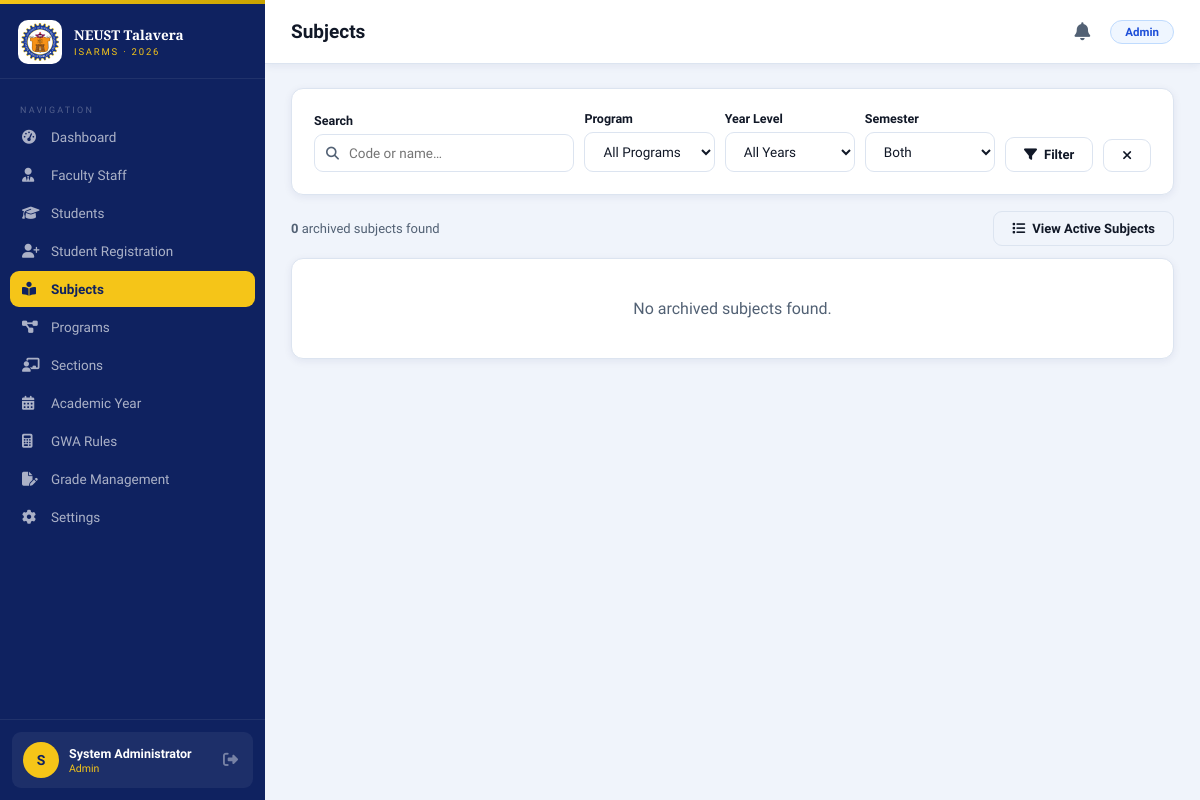
The page /modules/admin/subjects.php?archived=1 (signed in) on the database as committed earlier.
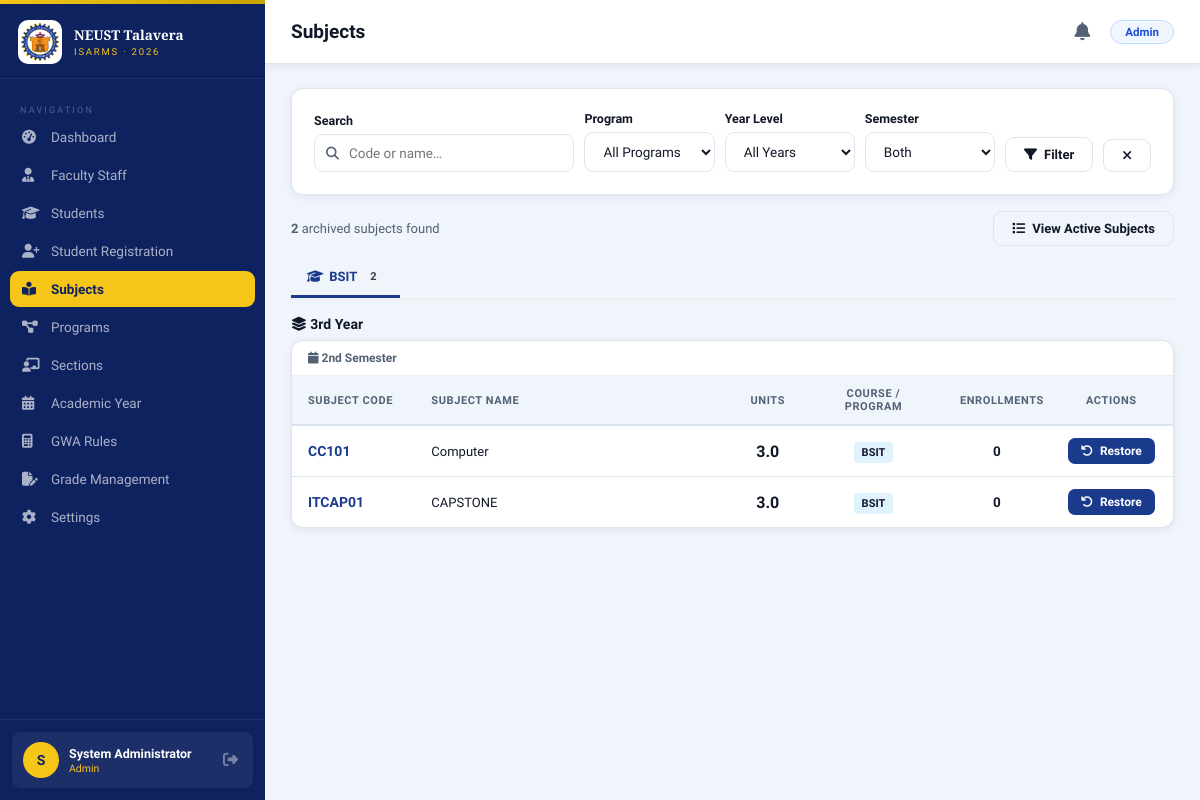
The same page on the database as committed later.
### tables this page shows
CREATE TABLE `subjects` (
  `subjectID` int(11) NOT NULL,
  `subjectCode` varchar(20) NOT NULL,
  `subjectName` varchar(150) NOT NULL,
  `units` decimal(4,1) NOT NULL DEFAULT 3.0,
  `programID` int(11) DEFAULT NULL,
  `yearLevel` tinyint(1) DEFAULT NULL COMMENT '1=1st, 2=2nd, 3=3rd, 4=4th',
  `semester` tinyint(1) DEFAULT NULL COMMENT '1=First, 2=Second',
  `dateCreated` timestamp NOT NULL DEFAULT current_timestamp(),
  `dateDeleted` timestamp NULL DEFAULT NULL
);

CREATE TABLE `programs` (
  `programID` int(11) NOT NULL,
  `programCode` varchar(20) NOT NULL COMMENT 'e.g. BSIT, BSCS',
  `programName` varchar(150) NOT NULL,
  `programDesc` text DEFAULT NULL,
  `dateCreated` timestamp NOT NULL DEFAULT current_timestamp(),
  `dateDeleted` timestamp NULL DEFAULT NULL
);

### includes/functions.php (called while the page is built, shortened)
<?php
require_once __DIR__ . '/config.php';
function isLoggedIn(): bool {
    return true;
}
function getCurrentUser(): ?array {
    return [
        'id'    => $_SESSION['user_id'],
        'name'  => $_SESSION['full_name'],
        'role'  => $_SESSION['role'],
        'email' => $_SESSION['email'],
        'pic'   => $_SESSION['profile_pic'] ?? null,
    ];
}

### includes/config.php (called while the page is built, shortened)
<?php
class Database {
    private static ?Database $instance = null;
    private PDO $pdo;
    private function __construct() {
        $dsn = "mysql:host=" . DB_HOST . ";port=" . DB_PORT . ";dbname=" . DB_NAME . ";charset=" . DB_CHARSET;
        $options = [
            PDO::ATTR_ERRMODE            => PDO::ERRMODE_EXCEPTION,
            PDO::ATTR_DEFAULT_FETCH_MODE => PDO::FETCH_ASSOC,
            PDO::ATTR_EMULATE_PREPARES   => false,
        ];
        try {
            $this->pdo = new PDO($dsn, DB_USER, DB_PASS, $options);
        } catch (PDOException $e) {
            error_log("DB Connection Error: " . $e->getMessage());
            die(json_encode(['success' => false, 'message' => 'Database connection failed.']));
        }
    }
    public static function getInstance(): Database {
        if (self::$instance === null) {
            self::$instance = new Database();
        }
        return self::$instance;
    }
    public function query(string $sql, array $params = []): PDOStatement {
        $stmt = $this->pdo->prepare($sql);
        $stmt->execute($params);
        return $stmt;
    }
    public function fetchOne(string $sql, array $params = []): ?array {
        $row = $this->query($sql, $params)->fetch();
        return $row ?: null;
    }
    public function fetchAll(string $sql, array $params = []): array {
        return $this->query($sql, $params)->fetchAll();
    }
}

### modules/admin/subjects.php (the view, shortened to what the changed rows need)
<?php
require_once ROOT . '/includes/config.php';
require_once ROOT . '/includes/functions.php';
$db   = Database::getInstance();
$showArchived = isset($_GET['archived']) && $_GET['archived'] == '1';
$where = [$showArchived ? "s.dateDeleted IS NOT NULL" : "s.dateDeleted IS NULL"]; $params = [];
$activeYear = $db->fetchOne("SELECT acadYearID FROM acad_years WHERE status='Active' AND dateDeleted IS NULL LIMIT 1");
$activeYearID = $activeYear ? (int)$activeYear['acadYearID'] : null;
$joinActiveYear = $activeYearID !== null ? " AND e.acadYearID=:activeYearID" : '';
$subjectsQuery = "
    SELECT s.*, p.programCode,
           CASE WHEN s.programID IS NULL OR s.programID = 0 THEN 'All Programs' ELSE p.programCode END AS courseTag,
           COUNT(e.enrollmentID) as enrollCount
    FROM subjects s
    LEFT JOIN programs p ON p.programID=s.programID
    LEFT JOIN enrollments e ON e.subjectID=s.subjectID
        AND e.status='Active'
        AND e.dateDeleted IS NULL" . $joinActiveYear . "
    WHERE ".implode(' AND ',$where)."
    GROUP BY s.subjectID
    ORDER BY p.programCode, s.yearLevel, s.semester, s.subjectCode
";
if ($activeYearID !== null) {
    $params[':activeYearID'] = $activeYearID;
}
$subjects = $db->fetchAll($subjectsQuery, $params);
$semLabels = [1=>'1st Semester', 2=>'2nd Semester'];
$yearLabels = [1=>'1st Year', 2=>'2nd Year', 3=>'3rd Year', 4=>'4th Year', 5=>'Irregular'];
$grouped = [];
$progCounts = [];
foreach ($subjects as $s) {
    $progKey  = $s['programCode'] ? $s['programCode'] : 'All Programs';
    $yearKey  = isset($yearLabels[$s['yearLevel']]) ? $yearLabels[$s['yearLevel']] : 'Unassigned Year';
    $semKey   = isset($semLabels[$s['semester']]) ? $semLabels[$s['semester']] : 'Unassigned Semester';
    $grouped[$progKey][$yearKey][$semKey][] = $s;
    $progCounts[$progKey] = ($progCounts[$progKey] ?? 0) + 1;
}
$csrf = generateCSRF();
$pageTitle = 'Subjects'; $activeMenu = 'subjects.php';
require_once ROOT . '/includes/header.php';
?>
<div style="display:flex;justify-content:space-between;align-items:center;margin-bottom:12px;">
  <div style="font-size:13px;color:var(--text-muted);"><strong><?= count($subjects) ?></strong> <?= $showArchived ? 'archived' : '' ?> subjects found</div>
</div>
<?php if (empty($subjects)): ?>
<div class="card">
  <div style="text-align:center;padding:40px;color:var(--text-muted);">No <?= $showArchived ? 'archived' : '' ?> subjects found.</div>
</div>
<?php else: ?>
<?php $progKeysList = array_keys($grouped); ?>
<div class="subject-tabs" style="display:flex;gap:4px;flex-wrap:wrap;border-bottom:2px solid #eee;margin-bottom:16px;">
  <?php foreach ($progKeysList as $i => $progKey):
      $tabId = 'tab-' . md5($progKey);
      $isActive = $i === 0;
  ?>
    <button type="button"
            class="tab-btn<?= $isActive ? ' active' : '' ?>"
            data-tab="<?= $tabId ?>"
            onclick="switchProgramTab(this,'<?= $tabId ?>')"
            style="padding:10px 16px;border:none;background:none;cursor:pointer;font-weight:700;font-size:13px;
                   color:<?= $isActive ? 'var(--green)' : 'var(--text-muted)' ?>;
                   border-bottom:3px solid <?= $isActive ? 'var(--green)' : 'transparent' ?>;
                   display:flex;align-items:center;gap:6px;">
      <i class="fas fa-graduation-cap"></i>
      <?= htmlspecialchars($progKey) ?>
      <span style="background:#f1f5f9;color:#334155;padding:2px 7px;border-radius:10px;font-size:11px;font-weight:700;">
        <?= $progCounts[$progKey] ?? 0 ?>
      </span>
    </button>
  <?php endforeach; ?>
</div>
<?php foreach ($grouped as $progKey => $years):
    $progTabId = 'tab-' . md5($progKey);
    $progIsActive = $progKey === $progKeysList[0];
    $yearOrder = array_values($yearLabels); $yearOrder[] = 'Unassigned Year';
    uksort($years, function($a,$b) use ($yearOrder){
        $pa = array_search($a, $yearOrder); $pb = array_search($b, $yearOrder);
        $pa = $pa === false ? 999 : $pa; $pb = $pb === false ? 999 : $pb;
        return $pa <=> $pb;
    });
    $yearKeysList = array_keys($years);
?>
  <div class="tab-panel" id="<?= $progTabId ?>" style="display:<?= $progIsActive ? 'block' : 'none' ?>;">
    <?php foreach ($years as $yearKey => $sems):
        $yearTabId = 'year-' . md5($progKey . '|' . $yearKey);
        $yearIsActive = $yearKey === $yearKeysList[0];
        $multiYear = count($yearKeysList) > 1;
    ?>
      <div class="year-panel" id="<?= $yearTabId ?>" style="<?= $multiYear ? 'display:'.($yearIsActive ? 'block' : 'none').';' : '' ?>">
        <?php if (!$multiYear): ?>
        <h4 style="font-size:14px;font-weight:700;margin-bottom:8px;color:var(--text-dark, #333);">
          <i class="fas fa-layer-group"></i> <?= htmlspecialchars($yearKey) ?>
        </h4>
        <?php endif; ?>
        <?php
          $semOrder = array_values($semLabels); $semOrder[] = 'Unassigned Semester';
          uksort($sems, function($a,$b) use ($semOrder){
              $pa = array_search($a, $semOrder); $pb = array_search($b, $semOrder);
              $pa = $pa === false ? 999 : $pa; $pb = $pb === false ? 999 : $pb;
              return $pa <=> $pb;
          });
        ?>
        <?php foreach ($sems as $semKey => $rows): ?>
        <div class="card" style="margin-bottom:12px;">
          <div style="padding:10px 16px;font-size:12px;font-weight:700;color:var(--text-muted);border-bottom:1px solid #eee;">
            <i class="fas fa-calendar"></i> <?= htmlspecialchars($semKey) ?>
          </div>
          <div style="overflow-x:auto;">
            <table class="data-table" style="table-layout:fixed;width:100%;">
              <colgroup>
                <col style="width:14%">
                <col style="width:36%">
                <col style="width:8%">
                <col style="width:16%">
                <col style="width:12%">
                <col style="width:14%">
              </colgroup>
              <thead>
                <tr>
                  <th>Subject Code</th>
                  <th>Subject Name</th>
                  <th style="text-align:center;">Units</th>
                  <th style="text-align:center;">Course / Program</th>
                  <th style="text-align:center;">Enrollments</th>
                  <th style="text-align:center;">Actions</th>
                </tr>
              </thead>
              <tbody>
                <?php foreach ($rows as $s): ?>
                <tr>
                  <td style="font-weight:700;color:var(--green);font-size:14px;vertical-align:middle;"><?= htmlspecialchars($s['subjectCode']) ?></td>
                  <td style="font-size:13px;vertical-align:middle;"><?= htmlspecialchars($s['subjectName']) ?></td>
                  <td style="text-align:center;vertical-align:middle;font-weight:700;font-size:16px;"><?= $s['units'] ?></td>
                  <td style="text-align:center;vertical-align:middle;">
                    <?php
                      $courseLabel = $s['programCode'] ?: 'All Programs';
                      echo '<span style="background:#e0f2fe;color:#0f172a;padding:4px 8px;border-radius:4px;font-size:11px;font-weight:700;">' . htmlspecialchars($courseLabel) . '</span>';
                    ?>
                  </td>
                  <td style="text-align:center;vertical-align:middle;font-weight:600;"><?= $s['enrollCount'] ?></td>
                  <td style="text-align:center;vertical-align:middle;">
                    <div style="display:flex;gap:6px;justify-content:center;">
                      <?php if (!$showArchived): ?>
                        <button class="btn btn-outline btn-sm" onclick="viewEnrollments(<?= $s['subjectID'] ?>, '<?= htmlspecialchars($s['subjectCode'], ENT_QUOTES) ?>')" title="View Enrollments">
                          <i class="fas fa-users"></i>
                        </button>
                        <button class="btn btn-outline btn-sm" onclick="openEdit(<?= htmlspecialchars(json_encode($s),ENT_QUOTES) ?>)" title="Edit">
                          <i class="fas fa-pen"></i>
                        </button>
                        <form method="POST" onsubmit="return confirm('Archive this subject? It can be restored later.')" style="display:inline;">
                          <input type="hidden" name="csrf_token"  value="<?= $csrf ?>"/>
                          <input type="hidden" name="action"      value="archive"/>
                          <input type="hidden" name="subjectID"   value="<?= $s['subjectID'] ?>"/>
                          <button class="btn btn-danger btn-sm" type="submit" title="Archive"><i class="fas fa-archive"></i></button>
                        </form>
                      <?php else: ?>
                        <form method="POST" onsubmit="return confirm('Restore this subject?')" style="display:inline;">
                          <button class="btn btn-primary btn-sm" type="submit" title="Restore"><i class="fas fa-undo"></i> Restore</button>
                        </form>
                      <?php endif; ?>
                    </div>
                  </td>
                </tr>
                <?php endforeach; ?>
              </tbody>
            </table>
          </div>
        </div>
        <?php endforeach; ?>
      </div>
    <?php endforeach; ?>
  </div>
<?php endforeach; ?>
<?php endif; ?>
<?php require_once ROOT . '/includes/footer.php'; ?>

### includes/header.php (shortened to what the changed rows need)
<?php
$user     = getCurrentUser();
$role     = $user['role'] ?? '';
$navLinks = [];
switch ($role) {
    case 'Admin':
        $navLinks = [
            ['icon'=>'fa-gauge-high',         'label'=>'Dashboard',              'href'=>'dashboard.php'],
            ['icon'=>'fa-user-tie',           'label'=>'Faculty Staff',          'href'=>'users.php'],
            ['icon'=>'fa-graduation-cap',     'label'=>'Students',               'href'=>'students.php'],
            ['icon'=>'fa-user-plus',          'label'=>'Student Registration',   'href'=>'enrollment.php'],
            ['icon'=>'fa-book-open-reader',   'label'=>'Subjects',               'href'=>'subjects.php'],
            ['icon'=>'fa-diagram-project',    'label'=>'Programs',               'href'=>'programs.php'],
            ['icon'=>'fa-chalkboard-user',    'label'=>'Sections',               'href'=>'sections.php'],
            ['icon'=>'fa-calendar-days',      'label'=>'Academic Year',         'href'=>'acad_years.php'],
            ['icon'=>'fa-calculator',         'label'=>'GWA Rules',             'href'=>'gwa_settings.php'],
            ['icon'=>'fa-file-pen',           'label'=>'Grade Management',      'href'=>'grades.php'],
            ['icon'=>'fa-gear',               'label'=>'Settings',               'href'=>'settings.php'],
        ];
        break;
}
$moduleBase = BASE_URL . 'modules/' . strtolower($role) . '/';
?>
<!DOCTYPE html>
<html lang="en">
<head>
  <link rel="stylesheet" href="https://cdnjs.cloudflare.com/ajax/libs/font-awesome/6.5.0/css/all.min.css"/>
</head>
<body>
<aside class="sidebar" id="sidebar">
  <nav class="sidebar-nav">
    <div class="nav-section-label">Navigation</div>
    <?php foreach ($navLinks as $link): ?>
    <a class="nav-item <?= ($activeMenu ?? '') === $link['href'] ? 'active' : '' ?>"
       href="<?= $moduleBase . $link['href'] ?>"
       title="<?= htmlspecialchars($link['label']) ?>"
       aria-label="<?= htmlspecialchars($link['label']) ?>">
      <i class="fas <?= $link['icon'] ?>"></i>
      <?= htmlspecialchars($link['label']) ?>
    </a>
    <?php endforeach; ?>
  </nav>
</aside>
<main class="main">
  <div class="topbar">
    <div class="topbar-left">
      <h1><?= htmlspecialchars($pageTitle ?? 'Dashboard') ?></h1>
    </div>
  </div>
  <div class="page-content">

Rows that differ between the two databases and show on the page:
added subjects: yearLevel "3rd Year", semester "2nd Semester", subjectCode "ITCAP01", subjectName "CAPSTONE", units "3.0", programID.programCode "BSIT", enrollCount "0"
added subjects: subjectCode "CC101", subjectName "Computer", units "3.0", programID.programCode "BSIT", enrollCount "0", shown under "2nd Semester"
Other text that changed with them:
count($subjects): "0" → "2"
new list line: "BSIT 2"
text no longer shown: "No archived subjects found."
